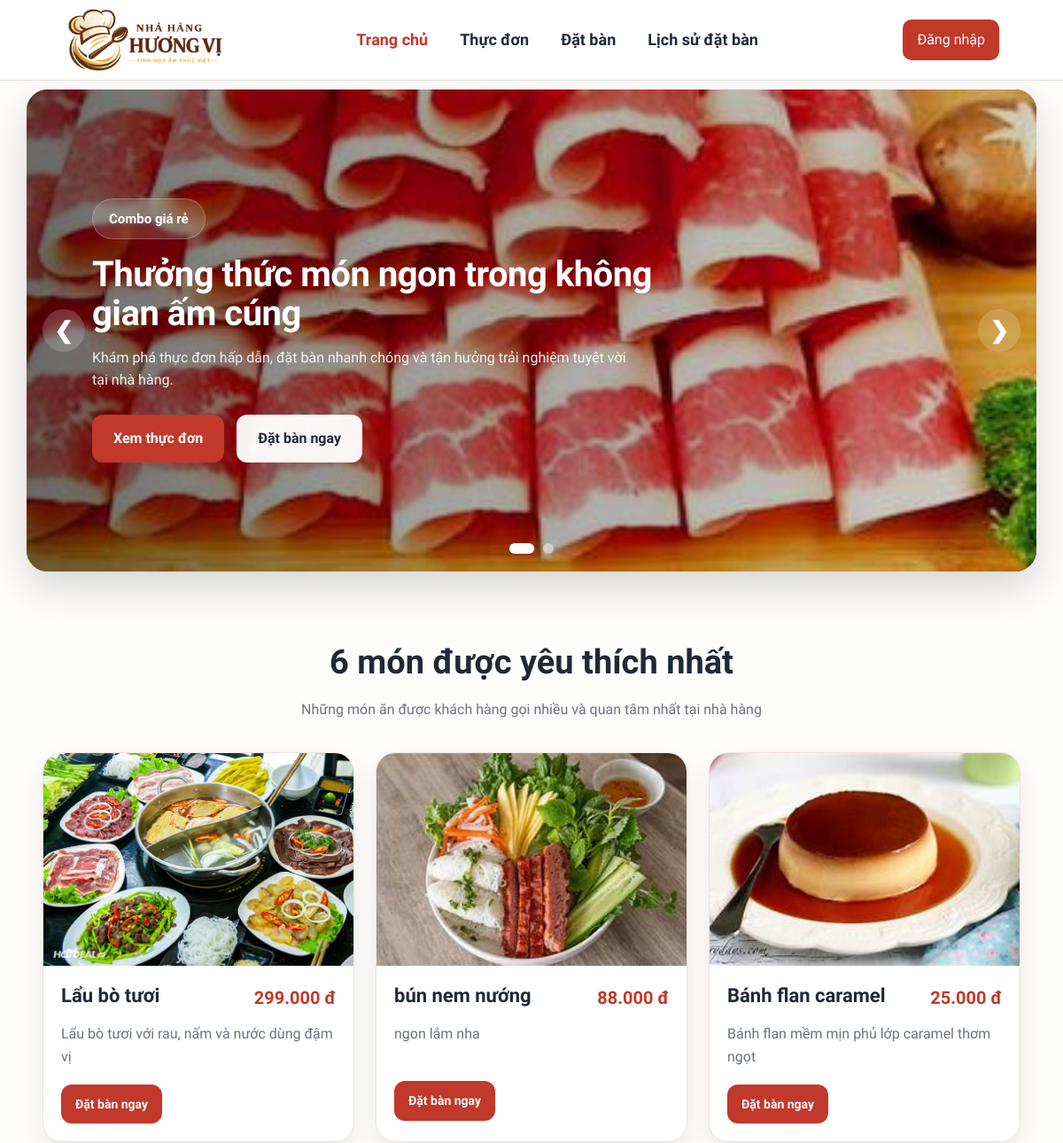
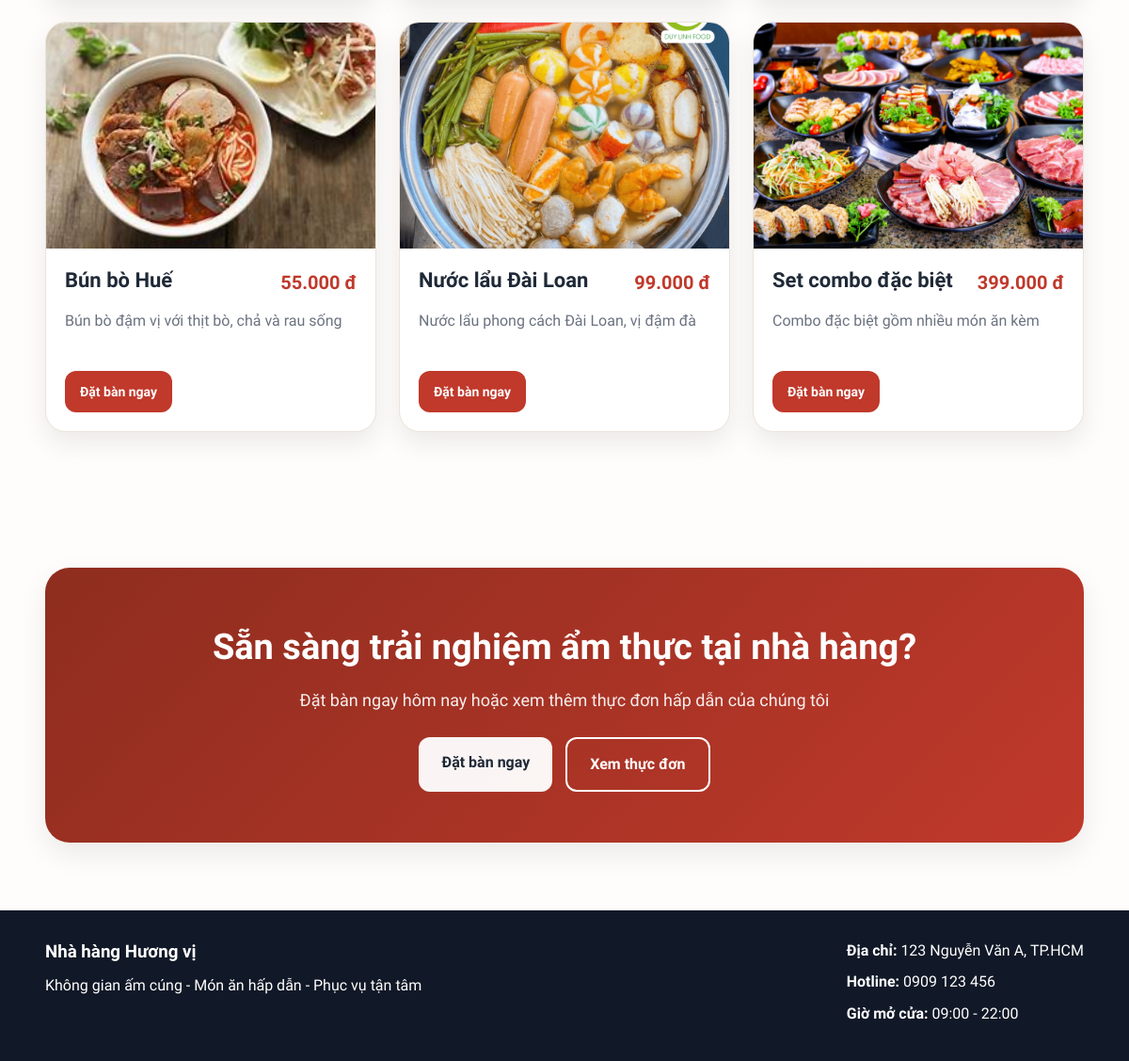
The page / on the database its author committed (2 pictures, top to bottom).
### tables this page shows
CREATE TABLE `menu_items` (
  `item_id` int(11) NOT NULL AUTO_INCREMENT,
  `category_id` int(11) NOT NULL,
  `item_name` varchar(100) NOT NULL,
  `price` decimal(12,2) NOT NULL,
  `description` varchar(255) DEFAULT NULL,
  `image_url` varchar(255) DEFAULT NULL,
  `status` enum('con_hang','het_hang','ngung_ban') NOT NULL DEFAULT 'con_hang',
  PRIMARY KEY (`item_id`),
  UNIQUE KEY `uq_menu_items_item_name` (`item_name`),
  KEY `idx_menu_items_category_id` (`category_id`),
  CONSTRAINT `fk_menu_items_category` FOREIGN KEY (`category_id`) REFERENCES `categories` (`category_id`) ON UPDATE CASCADE
);

### includes/functions.php (called while the page is built, shortened)
<?php
function format_currency($amount): string {
    return number_format((float)$amount, 0, ',', '.') . ' đ';
}
function e($value): string {
    return htmlspecialchars((string)$value, ENT_QUOTES, 'UTF-8');
}

### index.php (the view, shortened to what this page needs)
<?php
require_once __DIR__ . '/config/database.php';
require_once __DIR__ . '/includes/functions.php';
$topItems = [];
$sqlTopItems = "
    SELECT
        mi.item_id,
        mi.item_name,
        mi.price,
        mi.description,
        mi.image_url,
        mi.status,
        c.category_name,
        COALESCE(SUM(od.quantity), 0) AS total_sold
    FROM menu_items mi
    LEFT JOIN categories c ON c.category_id = mi.category_id
    LEFT JOIN order_details od ON od.item_id = mi.item_id
    WHERE mi.status IN ('con_hang')
    GROUP BY
        mi.item_id,
        mi.item_name,
        mi.price,
        mi.description,
        mi.status,
        c.category_name
    ORDER BY total_sold DESC, mi.item_id DESC
    LIMIT 6
";
$resultTopItems = $conn->query($sqlTopItems);
if ($resultTopItems && $resultTopItems->num_rows > 0) {
    while ($row = $resultTopItems->fetch_assoc()) {
        $topItems[] = $row;
    }
}
include __DIR__ . '/includes/header.php';
?>
<section class="hero-slider">
    <div class="slides">
        <div class="slide active" style="background-image: url('/quanlynhahang/assets/images/hero-slide-1.jpg');">
            <div class="slide-overlay"></div>
            <div class="slide-content container">
                <span class="hero-tag">Combo giá rẻ</span>
                <h1>Thưởng thức món ngon trong không gian ấm cúng</h1>
                <p>Khám phá thực đơn hấp dẫn, đặt bàn nhanh chóng và tận hưởng trải nghiệm tuyệt vời tại nhà hàng.</p>
                <div class="hero-buttons">
                    <a href="/quanlynhahang/customer/menu.php" class="btn btn-primary">Xem thực đơn</a>
                    <a href="/quanlynhahang/customer/reservation.php" class="btn btn-light">Đặt bàn ngay</a>
                </div>
            </div>
        </div>
    </div>
    <button class="slider-btn prev" onclick="changeSlide(-1)">&#10094;</button>
    <button class="slider-btn next" onclick="changeSlide(1)">&#10095;</button>
    <div class="slider-dots">
        <span class="dot active" onclick="currentSlide(0)"></span>
        <span class="dot" onclick="currentSlide(1)"></span>
    </div>
</section>
<?php if (!empty($topItems)): ?>
<section class="section-block">
    <div class="container">
        <div class="section-title">
            <h2>6 món được yêu thích nhất</h2>
            <p>Những món ăn được khách hàng gọi nhiều và quan tâm nhất tại nhà hàng</p>
        </div>
        <div class="menu-grid">
            <?php foreach ($topItems as $item): ?>
                <?php
                    $imageUrl = !empty($item['image_url']) ? $item['image_url'] : '/quanlynhahang/assets/images/featured-2.jpg';
                ?>
                <div class="menu-card">
                    <div class="menu-card-image">
                        <img src="<?= e($imageUrl) ?>" alt="<?= e($item['item_name']) ?>">
                    </div>
                    <div class="menu-card-body">
                        <div class="menu-card-top">
                            <h3><?= e($item['item_name']) ?></h3>
                            <span class="menu-price"><?= format_currency($item['price']) ?></span>
                        </div>
                        <p class="menu-description"><?= e($item['description'] ?: 'Chưa có mô tả.') ?></p>
                        <div class="menu-card-actions">
                            <a href="/quanlynhahang/customer/reservation.php?item_id=<?= (int)$item['item_id'] ?>#chon-mon-dat-truoc" class="btn btn-primary btn-sm">
                                Đặt bàn ngay
                            </a>
                        </div>
                    </div>
                </div>
            <?php endforeach; ?>
        </div>
    </div>
</section>
<?php endif; ?>
<section class="section-block">
    <div class="container">
        <div class="cta-banner">
            <h2>Sẵn sàng trải nghiệm ẩm thực tại nhà hàng?</h2>
            <p>Đặt bàn ngay hôm nay hoặc xem thêm thực đơn hấp dẫn của chúng tôi</p>
            <div class="hero-buttons center-buttons">
                <a href="/quanlynhahang/customer/reservation.php" class="btn btn-light">Đặt bàn ngay</a>
                <a href="/quanlynhahang/customer/menu.php" class="btn btn-outline" style="border-color:#fff;color:#fff;">Xem thực đơn</a>
            </div>
        </div>
    </div>
</section>
<?php include __DIR__ . '/includes/footer.php'; ?>

### rows shown on the page
menu_items: image_url (picture), item_name "Lẩu bò tươi", price "299.000 đ", description "Lẩu bò tươi với rau, nấm và nước dùng đậm vị"
menu_items: image_url (picture), item_name "bún nem nướng", price "88.000 đ", description "ngon lắm nha"
menu_items: image_url (picture), item_name "Bánh flan caramel", price "25.000 đ", description "Bánh flan mềm mịn phủ lớp caramel thơm ngọt"
menu_items: image_url (picture), item_name "Bún bò Huế", price "55.000 đ", description "Bún bò đậm vị với thịt bò, chả và rau sống"
menu_items: image_url (picture), item_name "Nước lẩu Đài Loan", price "99.000 đ", description "Nước lẩu phong cách Đài Loan, vị đậm đà"
menu_items: image_url (picture), item_name "Set combo đặc biệt", price "399.000 đ", description "Combo đặc biệt gồm nhiều món ăn kèm"
